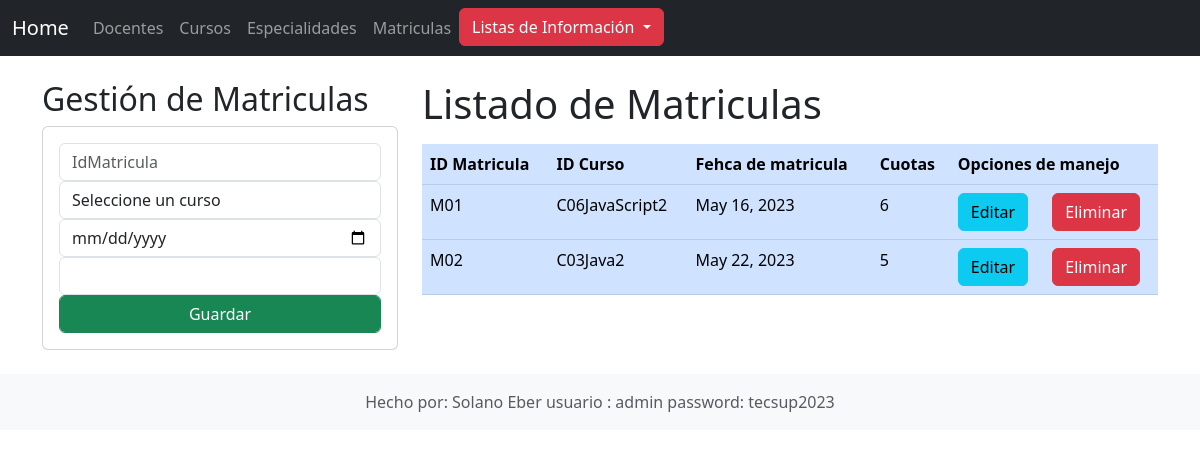
Page /matricula on the committed database.
### Aplicaciones/Academico/models.py (models this page shows, shortened)
class Matricula (models.Model):
    IdMatricula = models.CharField(primary_key=True,max_length=6)
    IdCurso = models.ForeignKey(Curso, on_delete=models.CASCADE)
    Fechamat = models.DateField()
    Cuotas = models.IntegerField()

class Curso(models.Model):
    codigo=models.CharField(primary_key=True,max_length=6)
    nombre=models.CharField(max_length=50)
    creditos=models.PositiveIntegerField()
    def __str__(self):
        return f"{self.codigo}{self.nombre}{self.creditos}"

### Aplicaciones/Academico/views.py (the view)
# urls.py: path('matricula',views.Matriculas,name='matricula'),
def Matriculas(request):
    MatriculasListado = Matricula.objects.all()
    cursosListado = Curso.objects.all()
    context = {
        "matriculas": MatriculasListado,
        "cursos": cursosListado
    }
    return render(request, "GestionMatricula.html", context)

### Aplicaciones/Academico/Templates/GestionMatricula.html (shortened to what this page needs)
{% extends './base.html' %}
{% block body %}
<div class="row">
    <div class="col-sm-12 col-md-6 col-lg-4 col-xl-4">
        <h2>Gestión de Matriculas</h2>
        <div class="card">
            <div class="card-body">
                <form action="registrarmatricula" method="POST">
                    <div class="form-group">
                        <input class="form-control" type="text" id="IdMatricula" name="IdMatricula" placeholder="IdMatricula">
                    </div>
                    <div class="form-group">
                        <select class="form-control" id="sCurso" name="sCurso">
                            <option value="" disabled selected>Seleccione un curso</option>
                        </select>
                    </div>
                    <div class="form-group">
                        <input class="form-control" type="date" id="dateMat" name="dateMat">
                    </div>
                    <div class="form-group">
                        <input class="form-control" type="number" id="numcuotas" name="numcuotas" >
                    </div>
                    <div class="form-group">
                        <button class="form-control btn btn-success" type="submit">Guardar</button>
                    </div>
                </form>
            </div>
        </div>
    </div>
    <div class="col-sm-12 col-md-6 col-lg-8 col-xl-8">
        <h1>Listado de Matriculas</h1>
        <div class="table-responsive py-2">
            <table class="table table-primary">
                <thead>
                    <tr>
                        <th>ID Matricula</th>
                        <th>ID Curso</th>
                        <th>Fehca de matricula</th>
                        <th>Cuotas</th>
                        <th colspan="2">Opciones de manejo</th>
                    </tr>
                </thead>
                <tbody>
                    {% for m in matriculas %}
                        <tr>
                            <td>{{m.IdMatricula}}</td>
                            <td>{{m.IdCurso}}</td>
                            <td>{{m.Fechamat}}</td>
                            <td>{{m.Cuotas}}</td>
                            <td><a href="edicionmatricula/{{m.IdMatricula}}" class="btn btn-info">Editar</a></td>
                            <td><a href="eliminarmatricula/{{m.IdMatricula}}" class="btn btn-danger">Eliminar</a></td>
                        </tr>
                    {% endfor %}
                </tbody>
            </table>
        </div>
    </div>
</div>
{% endblock %}

### rows in the picture
Matricula: IdMatricula "M01", IdCurso "C06JavaScript2", Fechamat "May 16, 2023", Cuotas "6"
Matricula: IdMatricula "M02", IdCurso "C03Java2", Fechamat "May 22, 2023", Cuotas "5"
